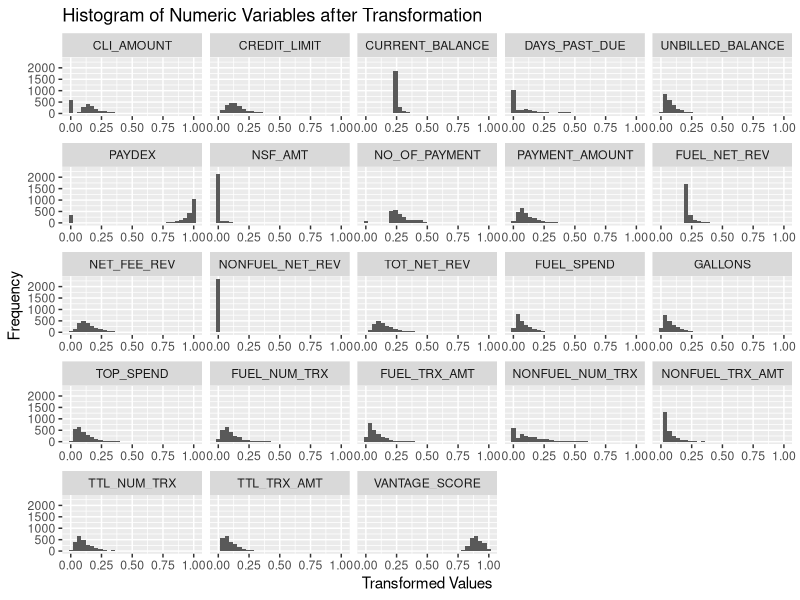

The R source for this figure: (Note: this script raises an error after producing the figure.)
# Reading the excel data

library(readxl)
data_for_analysis <- read_excel("DataForAnalysis.xlsx")

# Transforming and Converting 'FUEL_ONLY_PARENT_ACCT':

data_for_analysis$FUEL_ONLY_PARENT_ACCT <- ifelse(data_for_analysis$FUEL_ONLY_PARENT_ACCT == '0', 
                                                  "Universal Card", "Fuel Only Card")
data_for_analysis$FUEL_ONLY_PARENT_ACCT <- as.factor(data_for_analysis$FUEL_ONLY_PARENT_ACCT)

levels(data_for_analysis$FUEL_ONLY_PARENT_ACCT)

# Transforming and Converting 'NSF_PMTS':

data_for_analysis$NSF_PMTS <- ifelse(data_for_analysis$NSF_PMTS == 0, 
                                     "Not Risky", "Risky")
data_for_analysis$NSF_PMTS <- as.factor(data_for_analysis$NSF_PMTS)

levels(data_for_analysis$NSF_PMTS)

# Transforming and Converting 'WO_AMOUNT':

data_for_analysis$WO_AMOUNT <- ifelse(data_for_analysis$WO_AMOUNT == 0, 
                                      "No WO Payments", "WO Payments")
data_for_analysis$WO_AMOUNT <- as.factor(data_for_analysis$WO_AMOUNT)

levels(data_for_analysis$WO_AMOUNT)

numeric_columns <- sapply(data_for_analysis, is.numeric)  # Identifying numeric columns
numeric_columns["ACCT_CODE"] <- FALSE  # Excluding ACCT_CODE from normalization

# Applying Min-Max normalization

data_for_analysis[numeric_columns] <- apply(data_for_analysis[numeric_columns], 2, function(x) {
  (x - min(x, na.rm = TRUE)) / (max(x, na.rm = TRUE) - min(x, na.rm = TRUE))
})

# Viewing changes to ensure normalization has been applied
summary(data_for_analysis[numeric_columns])

# Re-identifying numeric columns post normalization, if not already defined
numeric_columns <- sapply(data_for_analysis, is.numeric)
numeric_columns["ACCT_CODE"] <- FALSE  # Excluding ACCT_CODE from transformations

# Applying Square Root Transformation as a general approach
data_for_analysis[numeric_columns] <- sapply(data_for_analysis[numeric_columns], sqrt)

# Identifying columns that can benefit from log transformation (strictly positive values)
log_transformable <- sapply(data_for_analysis[numeric_columns], function(x) min(x, na.rm = TRUE) > 0.01)

# Filtering the names of columns that are log transformable based on the previous check
log_transformable_columns <- names(data_for_analysis)[numeric_columns][log_transformable]

# Applying log transformation where applicable
data_for_analysis[log_transformable_columns] <- sapply(data_for_analysis[log_transformable_columns], function(x) log(x + 1))

# Load necessary libraries
library(ggplot2)
library(reshape2)  # or library(tidyr) for a tidyverse approach

# Melting the data frame for ggplot
melted_data <- melt(data_for_analysis, measure.vars = names(data_for_analysis)[numeric_columns])

# Now plotting
ggplot(melted_data, aes(x = value)) + 
  geom_histogram(bins = 30) + 
  facet_wrap(~variable, scales = 'free_x') +
  labs(title = "Histogram of Numeric Variables after Transformation", x = "Transformed Values", y = "Frequency")

# VIF score

# Building a Linear Model for Analysis

# Converting NSF_PMTS to a binary numeric variable 
data_for_analysis$NSF_PMTS_numeric <- as.numeric(data_for_analysis$NSF_PMTS) - 1

# Updating numeric_predictors to exclude NSF_PMTS
numeric_predictors <- setdiff(numeric_predictors, "NSF_PMTS")

# Fitting a logistic regression model
model_formula <- as.formula(paste("NSF_PMTS_numeric ~", paste(numeric_predictors, collapse = "+")))
logistic_model <- glm(model_formula, data = data_for_analysis, family = binomial())

# Calculating VIF to check for multicollinearity in logistic model
# Loading necessary library

library(car)
vif_values <- vif(logistic_model)

# Printing the VIF values
print(vif_values)

# Setting a threshold high VIF
high_vif_threshold <- 5

# Identifying predictor names with high VIF scores
high_vif_columns <- names(vif_values[vif_values > high_vif_threshold])

# Printing high VIF columns
print(high_vif_columns)

# Dropping high VIF columns from the data frame
data_for_analysis <- data_for_analysis[, !colnames(data_for_analysis) %in% high_vif_columns]

# Dropping NSF_PMTS_numeric and NSF_AMTS

data_for_analysis$NSF_PMTS_numeric <- NULL
data_for_analysis$NSF_AMT <- NULL

# Loading the openxlsx library
library(openxlsx)

# Write the DataFrame to an Excel file
write.xlsx(data_for_analysis, "Data_For_Modelling.xlsx")
